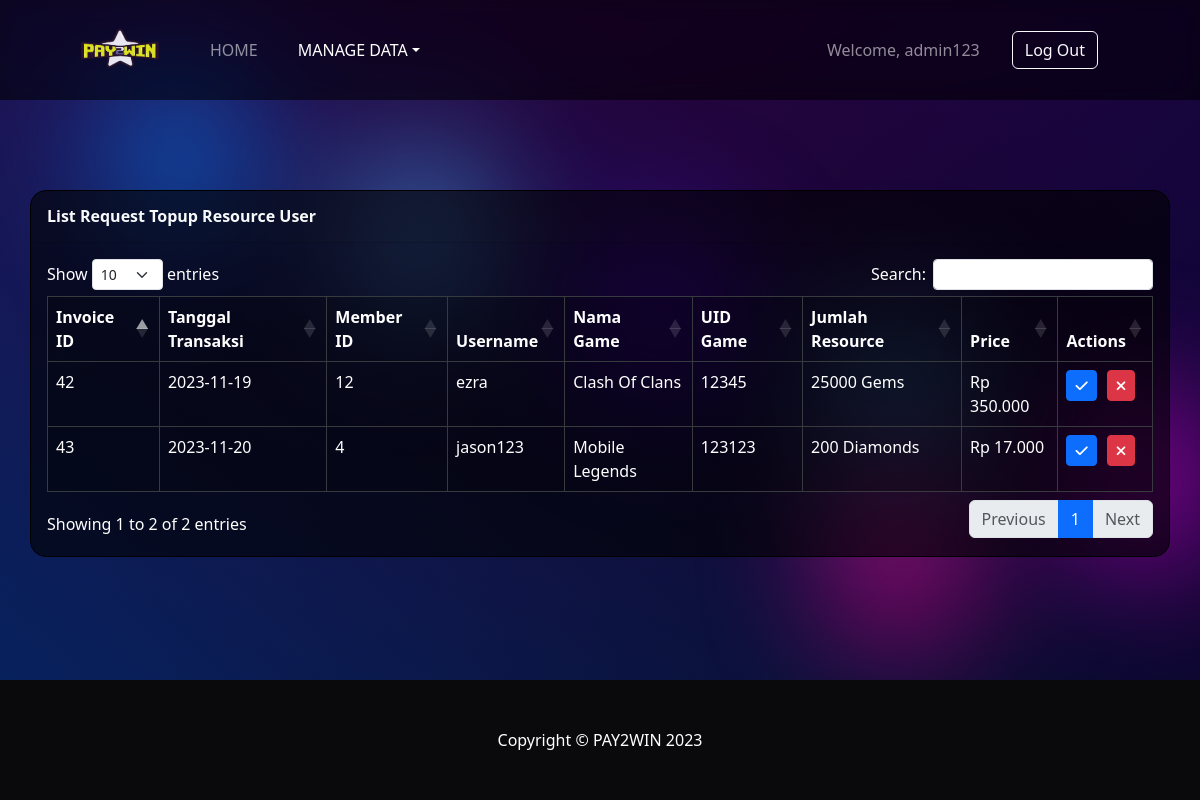
Screenshot of /manage_transaksi.php (signed in) with the database file from the repository.
### tables this page shows
CREATE TABLE `users` (
  `member_id` int NOT NULL,
  `email` varchar(30) NOT NULL,
  `password` varchar(25) NOT NULL,
  `no_telepon` varchar(25) NOT NULL,
  `username` varchar(20) NOT NULL,
  `saldo` int NOT NULL,
  `admin_access` int DEFAULT NULL
);

CREATE TABLE `invoice` (
  `invoice_id` int NOT NULL,
  `tanggal_transaksi` date NOT NULL,
  `uid_game` varchar(50) NOT NULL,
  `status_transaksi` int NOT NULL,
  `item_id` int DEFAULT NULL,
  `member_id` int DEFAULT NULL
);

CREATE TABLE `game` (
  `game_id` int NOT NULL,
  `game_name` varchar(30) DEFAULT NULL,
  `deskripsi` varchar(100) DEFAULT NULL,
  `logo` varchar(255) DEFAULT NULL,
  `gambar_deskripsi` varchar(255) DEFAULT NULL
);

CREATE TABLE `item` (
  `item_id` int NOT NULL,
  `status_stok` int NOT NULL DEFAULT '1',
  `nominal_topup` varchar(50) NOT NULL,
  `harga_satuan` int NOT NULL,
  `resource_image` varchar(255) DEFAULT NULL,
  `game_id` int DEFAULT NULL
);

### manage_transaksi.php (the view, shortened to what this page needs)
<?php
include 'db_conn.php';
$stmt = $pdo->query(
    "SELECT h.history_id, u.member_id, u.username, u.email, h.tanggal_request, h.nominal_isi_saldo
    FROM users u
    JOIN history_isi_saldo h
    ON u.member_id = h.member_id WHERE h.status_isi_saldo = 0;"
);
$rows = $stmt->fetchAll(PDO::FETCH_ASSOC);
if (isset($_SESSION['user'])) {
    $user = $_SESSION['user'];
    $userName = $user['username'];
    $stmt = $pdo->query(
        "SELECT * FROM users
        INNER JOIN invoice
            ON users.member_id = invoice.member_id
        INNER JOIN item
            ON invoice.item_id = item.item_id
        INNER JOIN game
            ON item.game_id = game.game_id WHERE invoice.status_transaksi = 0;"
    );
    $rows = $stmt->fetchAll(PDO::FETCH_ASSOC);
} else {
    header('location: login.php');
    exit;
}
?>
<!DOCTYPE html>
<html lang="en">
<head>
    <link rel="stylesheet" href="css/styles.css">
    <link rel="stylesheet" href="https://cdnjs.cloudflare.com/ajax/libs/twitter-bootstrap/5.3.0/css/bootstrap.min.css">
    <link rel="stylesheet" href="https://cdn.datatables.net/1.13.6/css/dataTables.bootstrap5.min.css">
</head>
<body class="bg-dark">
    <div class="blob-c">
        <div class="shape-blob one"></div>
        <div class="shape-blob two"></div>
        <div class="shape-blob three"></div>
        <div class="shape-blob four"></div>
        <div class="shape-blob five"></div>
        <div class="shape-blob six"></div>
    </div>
    <nav class="py-4 navbar navbar-expand-lg navbar-dark fixed-top"
        style="background: rgba(0, 0, 0, 0.6) !important; backdrop-filter: blur(10px) saturate(125%); z-index: 2; -webkit-backdrop-filter: blur(10px) saturate(125%);">
        <div class="container px-4 px-lg-5 text-white">
            <a class="navbar-brand" style="height: 52px;" href="admin.php">
                <img src="assets\Web Logo\pay-2-win-full.png" alt="PAY2WIN Logo" class="img-fluid"
                    style="max-height: 50px;margin-top: -2px;height: 100%;object-fit: cover;">
            </a>
            <div class="collapse navbar-collapse" id="navbarSupportedContent">
                <ul class="navbar-nav align-items-center me-auto mb-2 mb-lg-0 ms-lg-4">
                    <li class="nav-item me-lg-4 d-lg-block"><a class="nav-link" aria-current="page"
                            href="admin.php">HOME</a>
                    </li>
                    <div class="nav-item me-lg-4 d-lg-block dropdown">
                        <a href="#" class="nav-link dropdown-toggle active" data-bs-toggle="dropdown">MANAGE DATA</a>
                    </div>
                </ul>
                <ul class="navbar-nav align-items-center mb-2 mb-lg-0 ms-lg-4">
                    <li class="nav-item me-lg-4 d-lg-block">
                        <a class="nav-link" href="">
                            Welcome,
                            <?php echo $userName; ?> <i class="bi bi-person-circle"></i>
                        </a>
                    </li>
                    <li class="nav-item me-lg-4 d-lg-block">
                        <button type="button" class="btn btn-outline-light" data-bs-toggle="modal"
                            data-bs-target="#logoutModal">Log Out</button>
                    </li>
                </ul>
            </div>
        </div>
    </nav>
    <div id="wrapper" style='margin-top: 150px !important; margin-bottom: 40px !important;'>
        <div id="content-wrapper" class="d-flex flex-column">
            <div id="content">
                <div class="container" style="padding: 40px 0 20px 0;">
                    <div class="card border-black text-white mb-4 animate"
                        style='border-radius: 1rem;background-color: rgb(0, 0, 0, 0.6) !important'>
                        <div class="card-header py-3">
                            <h6 class="m-0 font-weight-bold text-light"><strong>List Request Topup Resource User</strong>
                            </h6>
                        </div>
                        <div class="card-body">
                            <div class="table-responsive">
                                <table class="table table-bordered table-dark" id="dataTable" width="100%"
                                    cellspacing="0" style="--bs-table-bg: rgb(0, 0, 0, 0.2) !important;">
                                    <thead>
                                        <tr>
                                            <th>Invoice ID</th>
                                            <th>Tanggal Transaksi</th>
                                            <th>Member ID</th>
                                            <th>Username</th>
                                            <th>Nama Game</th>
                                            <th>UID Game</th>
                                            <th>Jumlah Resource</th>
                                            <th>Price</th>
                                            <th>Actions</th>
                                        </tr>
                                    </thead>
                                    <tbody>
                                        <?php
                                        foreach ($rows as $row) {
                                            $invoiceId = $row["invoice_id"];
                                            $tanggal_request = $row["tanggal_transaksi"];
                                            $memberId = $row["member_id"];
                                            $username = $row["username"];
                                            $nama_game = $row["game_name"];
                                            $uid_game = $row["uid_game"];
                                            $jml_resource = $row["nominal_topup"];
                                            $harga = $row["harga_satuan"];
                                            echo "<tr>";
                                            echo "<td>$invoiceId</td>";
                                            echo "<td>$tanggal_request</td>";
                                            echo "<td>$memberId</td>";
                                            echo "<td>$username</td>";
                                            echo "<td>$nama_game</td>";
                                            echo "<td>$uid_game</td>";
                                            echo "<td>$jml_resource</td>";
                                            echo "<td> Rp " . number_format($harga, 0, ',', '.') . "</td>";
                                            echo "<td><button class='acc-req-btn btn btn-primary btn-sm' data-invoice-id='$invoiceId' data-member-id='$memberId' data-harga='$harga'><i class='fa-solid fa-check'></i></button>";
                                            echo "<button class='dec-req-btn btn btn-danger btn-sm' data-invoice-id='$invoiceId' data-member-id='$memberId' data-harga='$harga' style='margin-left:10px;'><i class='fa-solid fa-xmark'></i></button></td>";
                                            echo "</tr>";
                                        }
                                        ?>
                                    </tbody>
                                </table>
                            </div>
                        </div>
                    </div>
                </div>
            </div>
        </div>
    </div>
</body>
<footer class="py-5 bg-dark" style="background-color: rgb(10, 10, 12) !important">
    <div class="container">
        <p class="m-0 text-center text-white">Copyright &copy; PAY2WIN 2023</p>
    </div>
</footer>
</html>

### css/styles.css (style rules this page uses)
body { min-height: 100vh; display: flex; flex-direction: column; margin: 0; padding: 0; background: linear-gradient(45deg, #042461 0%, rgba(225, 5, 34, 0) 70%), linear-gradient(135deg, #340447 10%, rgba(49, 5, 209, 0) 80%), linear-gradient(225deg, #0f053a 10%, rgba(10, 219, 216, 0) 80%), linear-gradient(315deg, #050813 100%, rgba(9, 245, 5, 0) 70%); }
.card { opacity: 0; }
.animate { animation: fadeIn 0.8s ease-out; animation-fill-mode: forwards; }
footer { margin-top: auto; }
.blob-c { position: fixed; top: 0; right: 0; width: 100%; height: 100%; overflow: hidden; z-index: -1; }
.shape-blob { filter: blur(70px); background: #26C3F9; width: 120px; height: 160px; border-radius: 40% 50% 30% 40%; z-index: -1; opacity: .8; position: fixed; }
.shape-blob.one { background: #0085FF; left: 10%; top: 10%; transform: rotate(-180deg); }
.shape-blob.two { background: #4EAEFF; left: 30%; top: 20%; transform: rotate(-180deg); }
.shape-blob.three { background: #5d00ff; left: 50%; top: 30%; transform: rotate(-180deg); }
.shape-blob.four { background: #4EAEFF; left: 70%; top: 40%; transform: rotate(-180deg); }
.shape-blob.five { background: #ff00f2; left: 90%; top: 50%; transform: rotate(-180deg); }
.shape-blob.six { background: #ff009d; left: 70%; top: 60%; transform: rotate(-180deg); }

### rows the page displays
users: invoice.invoice_id "42", invoice.tanggal_transaksi "2023-11-19", invoice.member_id "12", username "ezra", game.game_name "Clash Of Clans", invoice.uid_game "12345", item.nominal_topup "25000 Gems", item.harga_satuan "350.000"
users: invoice.invoice_id "43", invoice.tanggal_transaksi "2023-11-20", invoice.member_id "4", username "jason123", game.game_name "Mobile Legends", invoice.uid_game "123123", item.nominal_topup "200 Diamonds", item.harga_satuan "17.000"

### other values shown
$userName "admin123"
